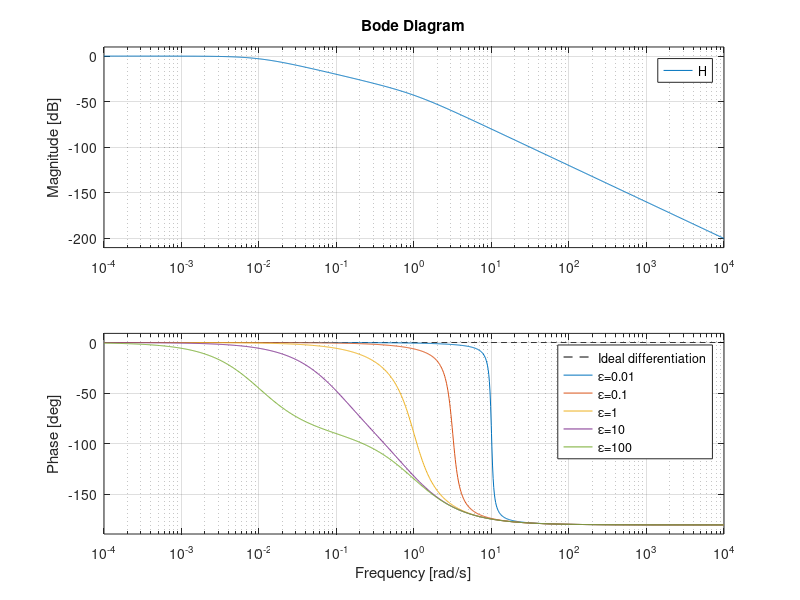

Reproduce this figure in MATLAB.
clc;
clear all; 
close all;
%% A performance metric in the frequency domain for BioSD differentiators

%ideal case
H = tf([1],[0 0 1]);
bode(H,{0.0001,10000},'--k');
hold on;

%realistic cases
e=[0.01 0.1 1 10 100];
for i=1:length(e)
H = tf([1],[e(i) e(i) 1]);
bode(H,{0.0001,10000});
hold on;
end
legend('Ideal differentiation', 'ε=0.01', 'ε=0.1','ε=1','ε=10','ε=100');

